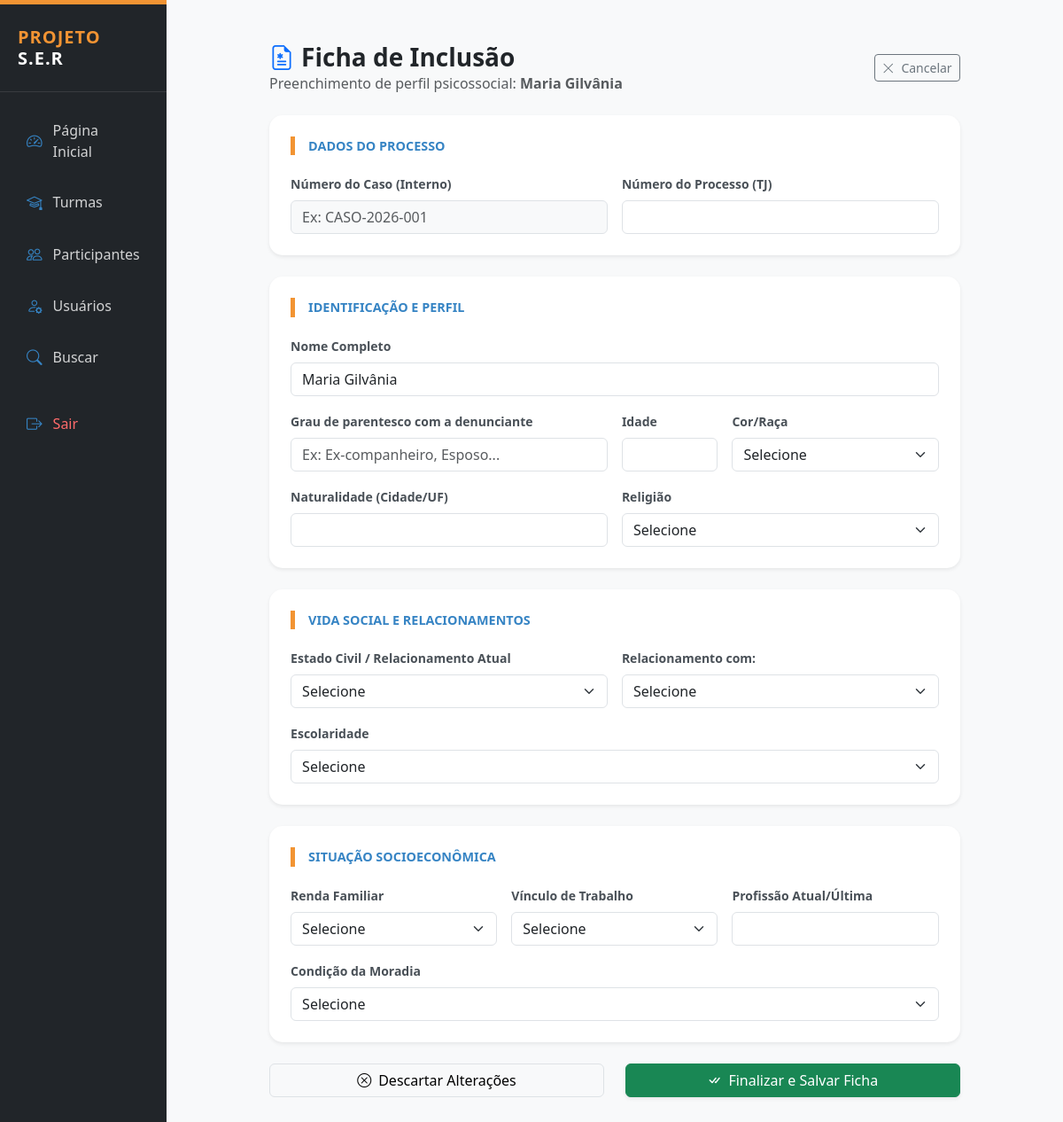
Before: /public/ficha_inclusao.php?participante_id=170 (signed in) with the older database file.
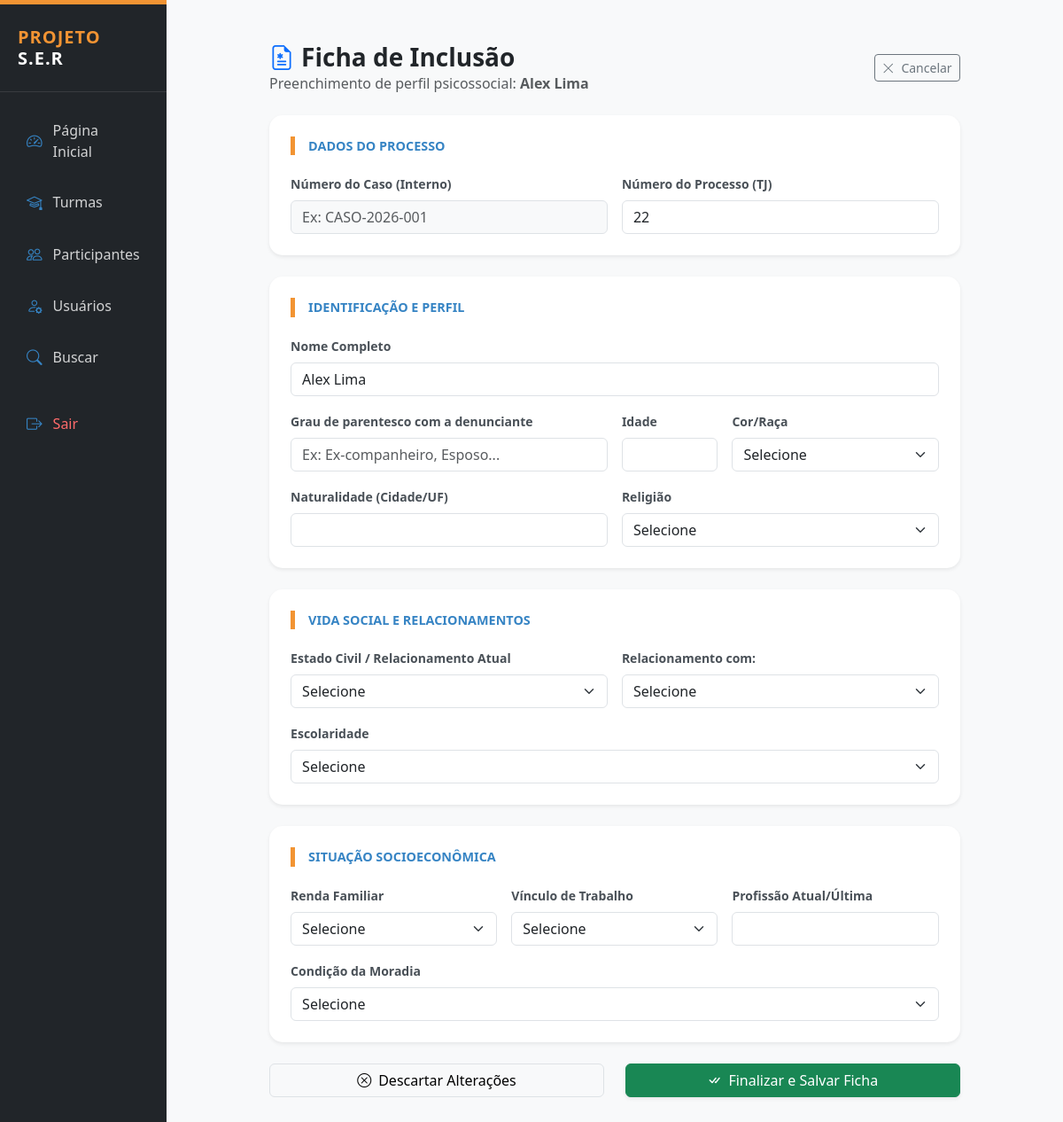
After: the same page with the newer database file.
### tables this page shows
CREATE TABLE `participantes` (
  `id` int(11) NOT NULL,
  `nome` varchar(120) NOT NULL,
  `numero_processo` varchar(50) DEFAULT NULL,
  `cpf` varchar(11) DEFAULT NULL,
  `data_nascimento` date DEFAULT NULL,
  `telefone` varchar(20) DEFAULT NULL,
  `email` varchar(120) DEFAULT NULL,
  `endereco` varchar(150) DEFAULT NULL,
  `bairro` varchar(100) DEFAULT NULL,
  `turma_id` int(11) DEFAULT NULL,
  `observacoes` text DEFAULT NULL,
  `criado_em` timestamp NOT NULL DEFAULT current_timestamp(),
  `caso_id` int(11) DEFAULT NULL,
  `status` enum('ativo','inativo') DEFAULT 'ativo',
  `total_passagens` int(11) DEFAULT 0
);

### public/ficha_inclusao.php (the view, shortened to what the changed rows need)
<?php
require_once __DIR__ . '/../config/conexao.php';
$id = $_GET['participante_id'] ?? null;
$stmt = $pdo->prepare("SELECT nome, numero_processo FROM participantes WHERE id = ?");
$stmt->execute([$id]);
$p = $stmt->fetch(PDO::FETCH_ASSOC);
require_once __DIR__ . '/../layout/admin_header.php';
?>
<div class="container-fluid py-4 mb-5">
    <div class="row justify-content-center">
        <div class="col-lg-10">
            <div class="d-flex justify-content-between align-items-center mb-4">
                <div>
                    <p class="text-muted mb-0">Preenchimento de perfil psicossocial: <strong><?= htmlspecialchars($p['nome']) ?></strong></p>
                </div>
            </div>
            <form method="POST" action="ficha_inclusao_salvar.php">
                <div class="card shadow-sm border-0 mb-4">
                    <div class="card-body p-4">
                        <div class="row g-3">
                            <div class="col-md-6">
                                <label class="form-label small">Número do Processo (TJ)</label>
                                <input type="text" name="numero_processo" class="form-control" value="<?= htmlspecialchars($p['numero_processo']) ?>" required>
                            </div>
                        </div>
                    </div>
                </div>
                <div class="card shadow-sm border-0 mb-4">
                    <div class="card-body p-4">
                        <div class="row g-3">
                            <div class="col-md-12">
                                <label class="form-label small">Nome Completo</label>
                                <input type="text" name="nome" class="form-control" value="<?= htmlspecialchars($p['nome']) ?>" required>
                            </div>
                        </div>
                    </div>
                </div>
            </form>
        </div>
    </div>
</div>
<?php require_once __DIR__ . '/../layout/admin_footer.php'; ?>

Changed rows visible on the page:
changed participantes: nome "Maria Gilvânia" → "Alex Lima"; numero_processo (not shown) → "22"
